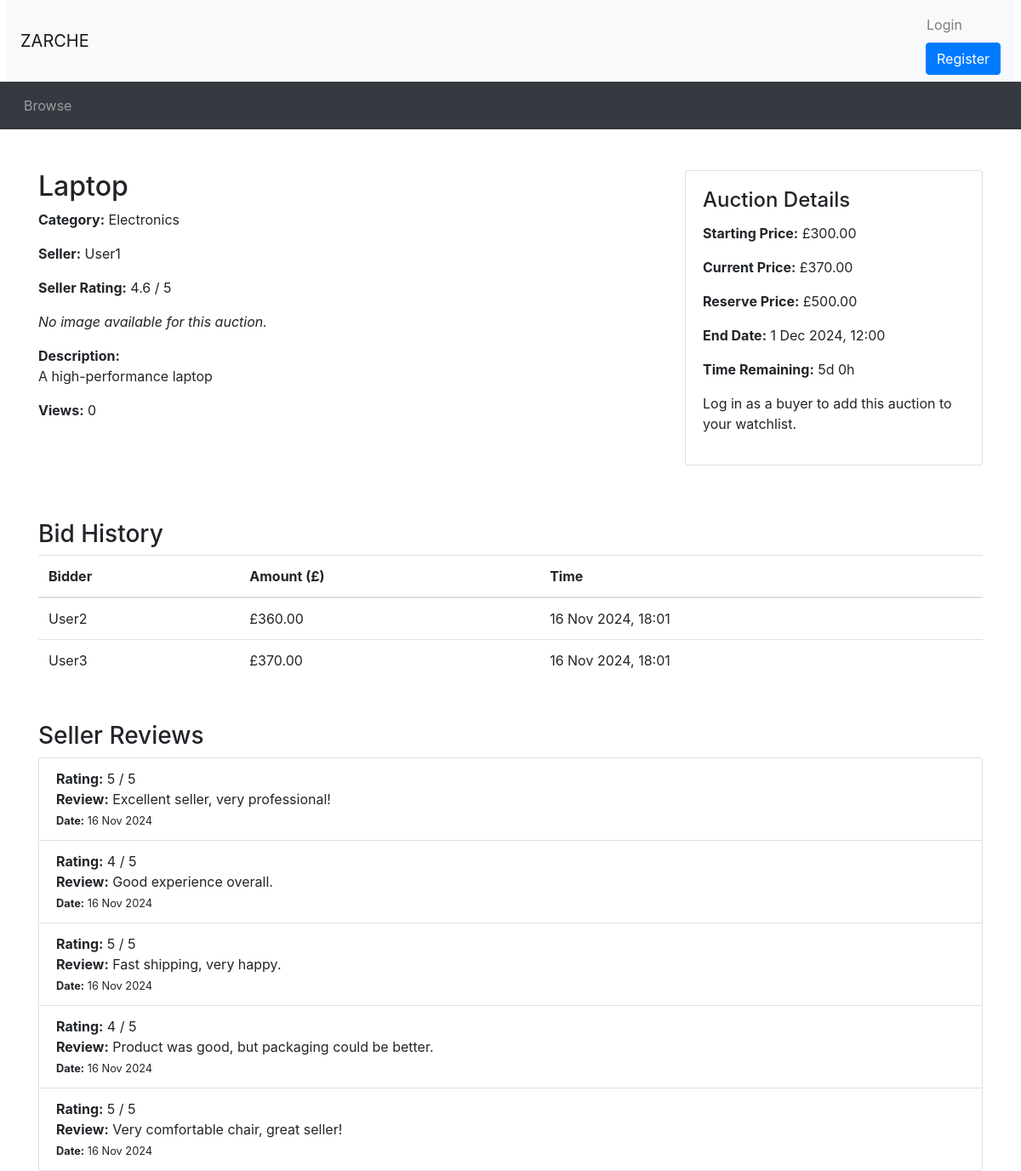
The page /auction_details.php?auctionID=1 on the database its author committed.
### tables this page shows
CREATE TABLE `Auction` (
  `AuctionID` INT AUTO_INCREMENT PRIMARY KEY,
  `UserID` INT,
  `ItemName` VARCHAR(255) NOT NULL,
  `Description` VARCHAR(255) NOT NULL,
  `CategoryID` INT,
  `ReservePrice` DECIMAL(10, 2),
  `StartPrice` DECIMAL(10, 2),
  `EndDate` DATETIME,
  `Views` INT DEFAULT 0,
  `Image` VARCHAR(255),
  FOREIGN KEY (`UserID`) REFERENCES `Users`(`UserID`) ON DELETE CASCADE,
  FOREIGN KEY (`CategoryID`) REFERENCES `Category`(`CategoryID`) ON DELETE CASCADE
);

CREATE TABLE `Category` (
  `CategoryID` INT AUTO_INCREMENT PRIMARY KEY,
  `CategoryName` VARCHAR(255) NOT NULL
);

CREATE TABLE `Users` (
  `UserID` INT AUTO_INCREMENT PRIMARY KEY,
  `Username` VARCHAR(255) NOT NULL,
  `Email` VARCHAR(255) NOT NULL,
  `Password` VARCHAR(255) NOT NULL,
  `Role` ENUM('buyer', 'seller', 'admin') NOT NULL,
  `blacklisted` BOOLEAN NOT NULL DEFAULT 0
);

CREATE TABLE `Bid` (
  `BidID` INT AUTO_INCREMENT PRIMARY KEY,
  `AuctionID` INT,
  `UserID` INT,
  `BidAmount` DECIMAL(10, 2),
  `BidTime` TIMESTAMP DEFAULT CURRENT_TIMESTAMP,
  FOREIGN KEY (`AuctionID`) REFERENCES `Auction`(`AuctionID`) ON DELETE CASCADE,
  FOREIGN KEY (`UserID`) REFERENCES `Users`(`UserID`) ON DELETE CASCADE
);

CREATE TABLE `SellerReviews` (
  `ReviewID` INT AUTO_INCREMENT PRIMARY KEY,
  `AuctionID` INT NOT NULL,
  `BuyerID` INT NOT NULL,
  `SellerID` INT NOT NULL,
  `Rating` INT CHECK (`Rating` BETWEEN 1 AND 5),
  `ReviewText` TEXT,
  `ReviewDate` TIMESTAMP DEFAULT CURRENT_TIMESTAMP,
  FOREIGN KEY (`AuctionID`) REFERENCES `Auction`(`AuctionID`) ON DELETE CASCADE,
  FOREIGN KEY (`BuyerID`) REFERENCES `Users`(`UserID`) ON DELETE CASCADE,
  FOREIGN KEY (`SellerID`) REFERENCES `Users`(`UserID`) ON DELETE CASCADE
);

### utilities.php (called while the page is built, shortened)
<?php
function display_time_remaining($interval) {
    if ($interval->days == 0 && $interval->h == 0) {
      $time_remaining = $interval->format('%im %Ss');
    }
    else if ($interval->days == 0) {
      $time_remaining = $interval->format('%hh %im');
    }
    else {
      $time_remaining = $interval->format('%ad %hh');
    }
  return $time_remaining;
}
?>

### auction_details.php (the view, shortened to what this page needs)
<?php
include_once("header.php");
include_once("utilities.php");
$auctionID = $_GET['auctionID'];
$sql = "SELECT a.ItemName, a.Description, a.StartPrice, a.ReservePrice, a.EndDate, a.Image,
               u.UserName AS SellerName, u.UserID AS SellerID, c.CategoryName, a.Views
        FROM Auction a
        JOIN Users u ON a.UserID = u.UserID
        JOIN Category c ON a.CategoryID = c.CategoryID
        WHERE a.AuctionID = ?";
$stmt = $conn->prepare($sql);
$stmt->bind_param("i", $auctionID);
$stmt->execute();
$result = $stmt->get_result();
if ($result->num_rows === 0) {
    echo "<div class='container mt-5'><p>Auction not found.</p></div>";
} else {
    $auction = $result->fetch_assoc();
    $bidQuery = "SELECT BidAmount, UserID FROM Bid WHERE AuctionID = ? ORDER BY BidAmount DESC LIMIT 1";
    $bidStmt = $conn->prepare($bidQuery);
    $bidStmt->bind_param("i", $auctionID);
    $bidStmt->execute();
    $bidResult = $bidStmt->get_result();
    $currentPrice = $auction['StartPrice'];
    if ($bidResult->num_rows > 0) {
        $bidData = $bidResult->fetch_assoc();
        $currentPrice = $bidData['BidAmount'];
    }
    $now = new DateTime();
    $endDate = new DateTime($auction['EndDate']);
    $timeRemaining = $now < $endDate ? $endDate->diff($now) : null;
    $sellerID = $auction['SellerID'];
    $avgRatingQuery = "SELECT AVG(Rating) AS AvgRating FROM SellerReviews WHERE SellerID = ?";
    $avgRatingStmt = $conn->prepare($avgRatingQuery);
    $avgRatingStmt->bind_param("i", $sellerID);
    $avgRatingStmt->execute();
    $avgRatingResult = $avgRatingStmt->get_result();
    $avgRatingData = $avgRatingResult->fetch_assoc();
    $avgRating = $avgRatingData['AvgRating'] ?? 0;
    echo "<div class='container mt-5'>";
    echo "<div class='row'>";
    echo "<div class='col-md-8'>";
    echo "<h2>" . htmlspecialchars($auction['ItemName']) . "</h2>";
    echo "<p><strong>Category:</strong> " . htmlspecialchars($auction['CategoryName']) . "</p>";
    echo "<p><strong>Seller:</strong> " . htmlspecialchars($auction['SellerName']) . "</p>";
    echo "<p><strong>Seller Rating:</strong> " . ($avgRating ? number_format($avgRating, 1) . " / 5" : "No reviews yet") . "</p>";
    if (!empty($auction['Image'])) {
        echo "<img src='" . htmlspecialchars($auction['Image']) . "' alt='Auction Image' class='img-fluid mb-3' />";
    } else {
        echo "<p><em>No image available for this auction.</em></p>";
    }
    echo "<p><strong>Description:</strong><br>" . nl2br(htmlspecialchars($auction['Description'])) . "</p>";
    echo "<p><strong>Views:</strong> " . htmlspecialchars($auction['Views']) . "</p>";
    echo "</div>";
    echo "<div class='col-md-4'>";
    echo "<div class='card mb-3'>";
    echo "<div class='card-body'>";
    echo "<h4 class='card-title'>Auction Details</h4>";
    echo "<p><strong>Starting Price:</strong> £" . number_format($auction['StartPrice'], 2) . "</p>";
    echo "<p><strong>Current Price:</strong> £" . number_format($currentPrice, 2) . "</p>";
    if (!empty($auction['ReservePrice'])) {
        echo "<p><strong>Reserve Price:</strong> £" . number_format($auction['ReservePrice'], 2) . "</p>";
    }
    echo "<p><strong>End Date:</strong> " . htmlspecialchars(date("j M Y, H:i", strtotime($auction['EndDate']))) . "</p>";
    if ($timeRemaining) {
        echo "<p><strong>Time Remaining:</strong> " . display_time_remaining($timeRemaining) . "</p>";
    } else {
        echo "<p class='text-danger'><strong>This auction has ended.</strong></p>";
    }
    if (isset($_SESSION['logged_in']) && $_SESSION['logged_in'] === true && $_SESSION['Role'] === 'buyer') {
        $userID = $_SESSION['UserID'];
        $watchlistQuery = "SELECT * FROM WatchList WHERE AuctionID = ? AND UserID = ?";
        $watchlistStmt = $conn->prepare($watchlistQuery);
        $watchlistStmt->bind_param("ii", $auctionID, $userID);
        $watchlistStmt->execute();
        $watchlistResult = $watchlistStmt->get_result();
        if ($watchlistResult->num_rows > 0) {
            echo "<form method='post' action='remove_from_watchlist.php'>
                    <input type='hidden' name='auctionID' value='$auctionID'>
                    <button type='submit' class='btn btn-secondary btn-block'>Unwatch</button>
                  </form>";
        } else {
            echo "<form method='post' action='add_to_watchlist.php'>
                    <input type='hidden' name='auctionID' value='$auctionID'>
                    <button type='submit' class='btn btn-primary btn-block'>Add to Watchlist</button>
                  </form>";
        }
        $watchlistStmt->close();
    } else {
        echo "<p><a'login.php'>Log in as a buyer</a> to add this auction to your watchlist.</p>";
    }
    echo "</div>";
    echo "</div>";
    echo "</div>";
    echo "</div>";
    echo "<div class='bid-history mt-5'>";
    echo "<h3>Bid History</h3>";
    $historyQuery = "SELECT b.BidAmount, b.BidTime, u.Username AS BidderName
                     FROM Bid b
                     JOIN Users u ON b.UserID = u.UserID
                     WHERE b.AuctionID = ?
                     ORDER BY b.BidTime DESC";
    $historyStmt = $conn->prepare($historyQuery);
    $historyStmt->bind_param("i", $auctionID);
    $historyStmt->execute();
    $historyResult = $historyStmt->get_result();
    if ($historyResult->num_rows > 0) {
        echo "<table class='table'>";
        echo "<thead><tr><th>Bidder</th><th>Amount (£)</th><th>Time</th></tr></thead>";
        echo "<tbody>";
        while ($bidRow = $historyResult->fetch_assoc()) {
            echo "<tr>";
            echo "<td>" . htmlspecialchars($bidRow['BidderName']) . "</td>";
            echo "<td>£" . number_format($bidRow['BidAmount'], 2) . "</td>";
            echo "<td>" . date("j M Y, H:i", strtotime($bidRow['BidTime'])) . "</td>";
            echo "</tr>";
        }
        echo "</tbody></table>";
    } else {
        echo "<p>No bids yet.</p>";
    }
    echo "</div>";
    echo "<div class='seller-reviews mt-5'>";
    echo "<h3>Seller Reviews</h3>";
    $reviewQuery = "SELECT Rating, ReviewText, ReviewDate FROM SellerReviews WHERE SellerID = ? ORDER BY ReviewDate DESC";
    $reviewStmt = $conn->prepare($reviewQuery);
    $reviewStmt->bind_param("i", $sellerID);
    $reviewStmt->execute();
    $reviewResult = $reviewStmt->get_result();
    if ($reviewResult->num_rows > 0) {
        echo "<ul class='list-group'>";
        while ($review = $reviewResult->fetch_assoc()) {
            echo "<li class='list-group-item'>";
            echo "<strong>Rating:</strong> " . $review['Rating'] . " / 5<br>";
            echo "<strong>Review:</strong> " . htmlspecialchars($review['ReviewText']) . "<br>";
            echo "<small><strong>Date:</strong> " . date("j M Y", strtotime($review['ReviewDate'])) . "</small>";
            echo "</li>";
        }
        echo "</ul>";
    } else {
        echo "<p>No reviews for this seller.</p>";
    }
}
echo "</div>";
include_once("footer.php");
?>

### header.php (shortened to what this page needs)
<!doctype html>
<html lang="en">
<head>
  <link rel="stylesheet" href="css/bootstrap.min.css">
  <link rel="stylesheet" href="https://cdnjs.cloudflare.com/ajax/libs/font-awesome/4.7.0/css/font-awesome.min.css">
  <link rel="stylesheet" href="css/custom.css">
</head>
<body>
<nav class="navbar navbar-expand-lg navbar-light bg-light mx-2">
  <a class="navbar-brand" href="#">ZARCHE </a>
  <ul class="navbar-nav ml-auto">
    <li class="nav-item">
      <?php
      if (isset($_SESSION['logged_in']) && $_SESSION['logged_in'] == true) {
          echo '<span class="navbar-text mr-3">Welcome, ' . htmlspecialchars($_SESSION['Username']) . '</span>';
          echo '<a class="nav-link" href="logout.php">Logout</a>';
      } else {
          echo '<button type="button" class="btn nav-link" data-toggle="modal" data-target="#loginModal">Login</button>';
          echo '<a href="register.php" class="btn btn-primary ml-2">Register</a>';
      }
      ?>
    </li>
  </ul>
</nav>
<nav class="navbar navbar-expand-lg navbar-dark bg-dark">
  <ul class="navbar-nav align-middle">
    <li class="nav-item mx-1">
      <a class="nav-link" href="browse.php">Browse</a>
    </li>
  </ul>
</nav>

### footer.php (shortened to what this page needs)
</body>
</html>

### rows shown on the page
auction: ItemName "Laptop", CategoryID.CategoryName "Electronics", UserID.Username "User1", Description "A high-performance laptop", Views "0", StartPrice "300.00", ReservePrice "500.00", EndDate "1 Dec 2024, 12:00"
bid: BidAmount "370.00", UserID.Username "User3", BidTime "16 Nov 2024, 18:01"
bid: UserID.Username "User2", BidAmount "360.00", BidTime "16 Nov 2024, 18:01"
sellerreviews: Rating "5", ReviewText "Excellent seller, very professional!", ReviewDate "16 Nov 2024"
sellerreviews: Rating "4", ReviewText "Good experience overall.", ReviewDate "16 Nov 2024"
sellerreviews: Rating "5", ReviewText "Fast shipping, very happy.", ReviewDate "16 Nov 2024"
sellerreviews: Rating "4", ReviewText "Product was good, but packaging could be better.", ReviewDate "16 Nov 2024"
sellerreviews: Rating "5", ReviewText "Very comfortable chair, great seller!", ReviewDate "16 Nov 2024"

### other values the page prints
$avgRating "4.6"
